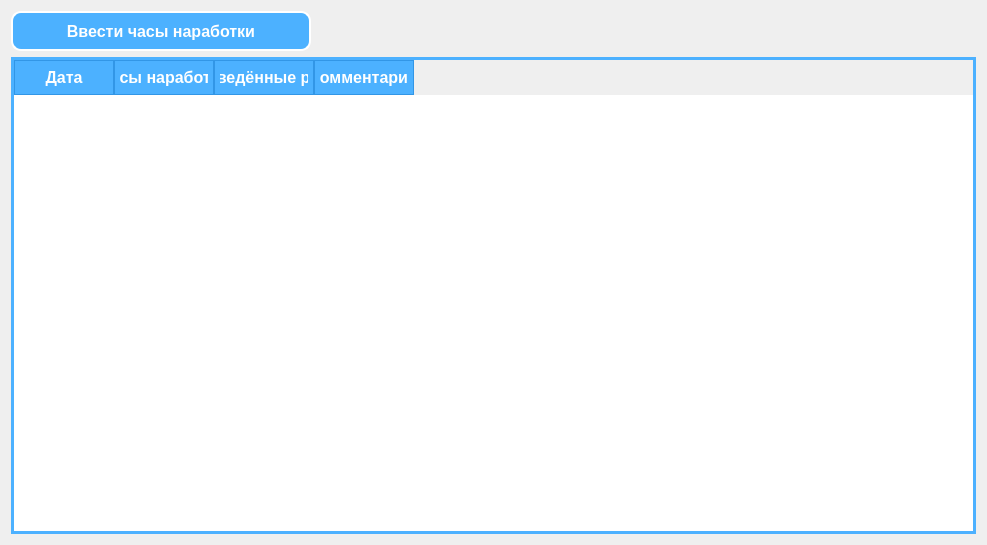
<?xml version="1.0" encoding="UTF-8"?>
<ui version="4.0">
 <class>archive</class>
 <widget class="QDialog" name="archive">
  <property name="geometry">
   <rect>
    <x>0</x>
    <y>0</y>
    <width>987</width>
    <height>545</height>
   </rect>
  </property>
  <property name="windowTitle">
   <string>Dialog</string>
  </property>
  <property name="styleSheet">
   <string notr="true">QDialog {
    background-color: rgb(76, 177, 255);
}
QDialog &gt; QWidget {
    background: transparent;
}</string>
  </property>
  <layout class="QFormLayout" name="formLayout">
   <item row="0" column="0">
    <widget class="QPushButton" name="pushButton">
     <property name="minimumSize">
      <size>
       <width>300</width>
       <height>40</height>
      </size>
     </property>
     <property name="font">
      <font>
       <pointsize>12</pointsize>
       <bold>true</bold>
      </font>
     </property>
     <property name="styleSheet">
      <string notr="true">QPushButton {
    background-color: rgb(76, 177, 255);  /* цвет кнопки */
    color: rgb(255, 255, 255);           /* цвет текста */
    border: 2px solid rgb(255, 255, 255); /* белая обводка 2px */
    border-radius: 10px; 
    padding: 5px;                        /* отступ внутри кнопки */
}

QPushButton:hover {
    background-color: rgb(221, 221, 221); /* при наведении */
    border: 2px solid rgb(255, 255, 255); /* сохраняем обводку */
}

QPushButton:pressed {
    background-color: rgb(0, 170, 255);   /* при нажатии */
    border: 2px solid rgb(255, 255, 255); /* сохраняем обводку */
    padding-top: 7px;                     /* эффект &quot;вдавливания&quot; */
    padding-bottom: 5px;
}</string>
     </property>
     <property name="text">
      <string>Ввести часы наработки</string>
     </property>
    </widget>
   </item>
   <item row="1" column="0" colspan="2">
    <widget class="QTableWidget" name="tableWidget">
     <property name="minimumSize">
      <size>
       <width>0</width>
       <height>0</height>
      </size>
     </property>
     <property name="font">
      <font>
       <pointsize>12</pointsize>
       <bold>true</bold>
      </font>
     </property>
     <property name="styleSheet">
      <string notr="true">QTableView {
    background-color: white;              /* Белый фон таблицы */
    gridline-color: rgb(76, 177, 255);    /* Голубые линии сетки */
    border: 3px solid rgb(76, 177, 255);  /* Толстая голубая рамка */
}

/* Заголовки колонок */
QHeaderView::section {
    background-color: rgb(76, 177, 255);  /* Голубой фон */
    color: white;                         /* Белый текст */
    font-weight: bold;
    padding: 5px;
    border: 1px solid rgb(50, 150, 230);  /* Граница секций */
}

/* Строки таблицы */
QTableView::item {
    color: black;                         /* Чёрный текст */
    background-color: white;              /* Белый фон строк */
    border-bottom: 1px solid rgb(230, 230, 230); /* Разделитель строк */
}

/* Выделенная строка */
QTableView::item:selected {
    background-color: rgb(200, 220, 255);  /* Светло-голубой при выделении */
    color: black;
}
</string>
     </property>
     <column>
      <property name="text">
       <string>Дата</string>
      </property>
      <property name="font">
       <font>
        <pointsize>12</pointsize>
        <italic>true</italic>
        <bold>true</bold>
       </font>
      </property>
     </column>
     <column>
      <property name="text">
       <string>Часы наработки</string>
      </property>
      <property name="font">
       <font>
        <pointsize>12</pointsize>
        <bold>true</bold>
       </font>
      </property>
     </column>
     <column>
      <property name="text">
       <string>Произведённые работы</string>
      </property>
      <property name="font">
       <font>
        <pointsize>12</pointsize>
        <bold>true</bold>
       </font>
      </property>
     </column>
     <column>
      <property name="text">
       <string>Комментарии</string>
      </property>
      <property name="font">
       <font>
        <pointsize>12</pointsize>
        <bold>true</bold>
       </font>
      </property>
     </column>
    </widget>
   </item>
  </layout>
 </widget>
 <resources/>
 <connections/>
</ui>
